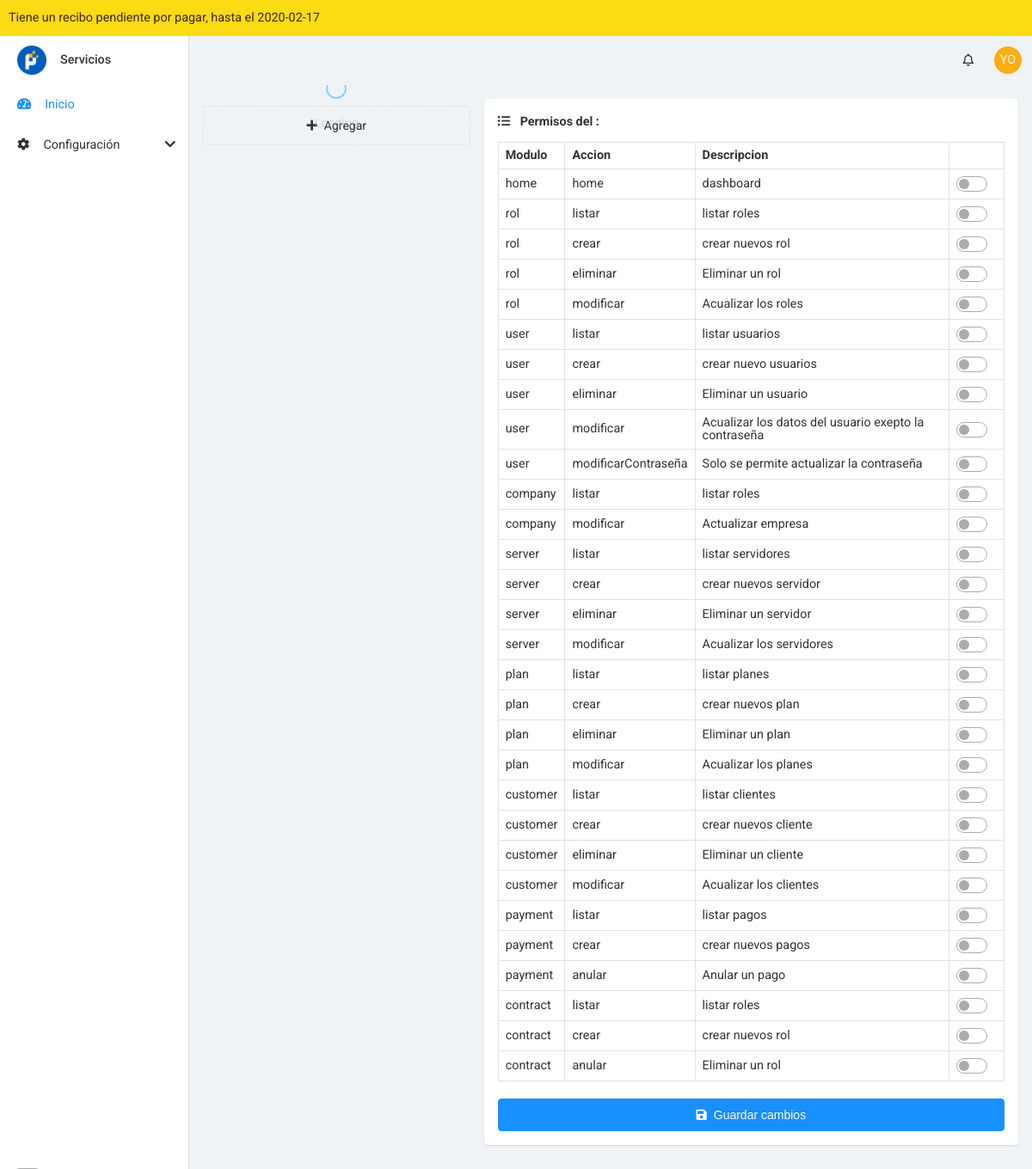
The app's page /admin/appAuthorization (signed in) with its own data.
### tables this page shows
CREATE TABLE app_authorizations(
    app_authorization_id INT AUTO_INCREMENT NOT NULL,
    module VARCHAR(64) NOT NULL,
    action VARCHAR(64) DEFAULT '',
    description VARCHAR(64) DEFAULT '',
    state TINYINT DEFAULT 1,
    CONSTRAINT pk_app_authorizations PRIMARY KEY (app_authorization_id)
);

### src/Controllers/Helpers/Common.php (called while the page is built, shortened)
<?php
function requireToVar($file, $parameter)
{
    require($file);
    return ob_get_clean();
}
function menuIsAuthorized($menuName)
{
    $menu = json_decode(isset($_COOKIE['admin_menu']) ? $_COOKIE['admin_menu'] : '[]', true);
    if (gettype($menuName) === 'string') {
        $index = array_search($menuName, array_column($menu, 'module'));
        return is_numeric($index);
    } elseif (gettype($menuName) === 'array') {
        $valid = false;
        foreach ($menuName as $row) {
            $index = array_search($row, array_column($menu, 'module'));
            if (is_numeric($index)) {
                $valid = true;
            }
        }
        return $valid;
    } else {
        return false;
    }
}

### src/Controllers/admin/AppAuthorizationController.php (called while the page is built, shortened)
<?php
class AppAuthorizationController extends  Controller
{
    protected $appAuthorizationModel;
    protected $userRoleModel;
    public function __construct(PDO $connection)
    {
        $this->appAuthorizationModel = new AppAuthorization($connection);
        $this->userRoleModel = new UserRole($connection);
    }
    public function home()
    {
        try {
            $appAuthorization = $this->appAuthorizationModel->getAll();
            $userRole = $this->userRoleModel->getAll();
            $this->render('admin/appAuthorization.view.php', [
                'appAuthorization' => $appAuthorization,
                'userRole' => $userRole
            ], 'layouts/admin.layout.php');
        } catch (Exception $e) {
            $this->render('500.view.php', [
                'message' => $e->getMessage(),
            ], 'layouts/admin.layout.php');
        }
    }
}

### src/route.php (called while the page is built, shortened)
<?php
class Router
{
    private $method;
    private $param;
    private function matchRoute()
    {
        $url = explode('/', URL);
        if(preg_match('/^\/admin/', URL)){
            if(isset($_SESSION[SESS_KEY]) && isset($_SESSION[SESS_USER])){
                $this->method = !empty($url[3]) ? $url[3] : 'home';
            }
        } else {
            $this->method = !empty($url[2]) ? $url[2] : 'home';
            $this->controller = !empty($url[1]) ? $url[1] : 'Page';
        }
    }
    public function run()
    {
        $database = new Database();
        $controller = new $this->controller($database->getConnection());
        $method = $this->method;
        $controller->$method($this->param);
    }
}

### index.php (called while the page is built, shortened)
<?php
$router = new Router();
$router->run();

### src/Core/Model.php (called while the page is built, shortened)
<?php
class Model
{
    protected $table;
    protected $db;
    public function __construct(string $table, string $tableID, PDO $db)
    {
        $this->table = $table;
        $this->db = $db;
    }
    public function getAll()
    {
        try {
            $stmt = $this->db->prepare('SELECT * FROM ' . $this->table);
            if (!$stmt->execute()) {
                throw new Exception($stmt->errorInfo()[2]);
            }
            return $stmt->fetchAll();
        } catch (Exception $e) {
            throw new Exception('Error en metodo : ' . __FUNCTION__ . ' | ' . $e->getMessage());
        }
    }
}

### src/Views/admin/appAuthorization.view.php (the view, shortened to what this page needs)
<div class="SnContentAside UserRole">
    <div class="SnContentAside-left SnMb-5">
        <div
            title="Crear nuevo rol"
            style="border-style: dashed; line-height: 3.2em;"
            class="SnBtn block jsUserRoleOption"
            onclick="userRoleShowModalCreate()">
            <i class="fas fa-plus SnMr-2"></i>Agregar
        </div>
    </div>
    <div class="SnContentAside-right">
        <div class="SnCard">
            <div class="SnCard-body">
                <div class="SnMb-3">
                    <i class="fas fa-list-ul SnMr-2"></i>
                    <strong>Permisos del : </strong>
                </div>
                <div id="userRoleAuthList">
                    <div class="SnTable-wrapper SnMb-5">
                        <table class="SnTable">
                            <thead>
                                <tr>
                                    <th>Modulo</th>
                                    <th>Accion</th>
                                    <th>Descripcion</th>
                                    <th style="width: 50px"></th>
                                </tr>
                            </thead>
                            <tbody>
                                <?php foreach ($parameter['appAuthorization'] ?? [] as $row): ?>
                                    <tr data-id="<?= $row['app_authorization_id'] ?>">
                                        <td><?= $row['module'] ?></td>
                                        <td><?= $row['action'] ?></td>
                                        <td><?= $row['description'] ?></td>
                                        <td>
                                            <div class="SnSwitch" style="height: 18px">
                                            </div>
                                        </td>
                                    </tr>
                                <?php endforeach; ?>
                            </tbody>
                        </table>
                    </div>
                    <button class="SnBtn primary hidden lg block jsUserRoleOption" id="userRoleAuthSave" onclick="userRoleSaveAuthorization()" ><i class="fas fa-save SnMr-2"></i>Guardar cambios</button>
                </div>
            </div>
        </div>
    </div>
</div>

### src/Core/Controller.php (shortened to what this page needs)
<?php
class Controller
{
    protected function render(string $path, array $parameter = [], string $template = '', bool $return = false)
    {
        $content = requireToVar(VIEW_PATH . '/' . $path, $parameter);
        if ($return) {
            ob_start();
            require_once(VIEW_PATH . '/' . $template);
            return ob_get_clean();
        } else {
            require_once(VIEW_PATH . '/' . $template);
        }
    }
}

### src/Views/layouts/admin.layout.php (shortened to what this page needs)
<!DOCTYPE html>
<html lang="es">
<head>
    <link rel="stylesheet" href="<?= URL_PATH ?>/assets/css/admin.css">
    <link rel="stylesheet" href="<?= URL_PATH ?>/assets/css/nprogress.css">
    <link rel="stylesheet" href="<?= URL_PATH ?>/assets/css/fontawesome.css">
    <link rel="stylesheet" href="<?= URL_PATH ?>/assets/css/slimselect.css">
</head>
<body>
    <?php
    if (isset($_SESSION[SESS_DATE_OF_DUE])) {
        $dateOfDue = $_SESSION[SESS_DATE_OF_DUE];
        $dateOfDueMin = date("Y-m-d", strtotime($dateOfDue . "- " . $_SESSION[SESS_DATE_OF_DUE_DAY] . " days"));
        $currentDate = new DateTime(date("Y-m-d"));
        $dateContract = new DateTime($dateOfDueMin);
        if ($currentDate > $dateContract) {
            echo '<div style="padding:10px !important; color: var(--snWarningInverse); background-color: var(--snWarning)">Tiene un recibo pendiente por pagar, hasta el ' . $dateOfDue . '</div>';
        }
    }
    ?>
    <div class="AdminLayout" id="AdminLayout">
        <div class="AdminLayout-header">
            <header class="Header">
                <div class="Header-right">
                    <ul class="HeaderMenu">
                        <li>
                            <a href="#" class="Header-action">
                                <i class="far fa-bell"></i>
                            </a>
                        </li>
                        <li>
                            <div class="HeaderMenu-profile Header-action">
                                <div class="SnAvatar">
                                    <?php if ($_SESSION[SESS_USER]['avatar'] !== '') : ?>
                                        <img class="SnAvatar-img" src="<?= URL_PATH ?><?= $_SESSION[SESS_USER]['avatar'] ?>" alt="avatar">
                                    <?php else : ?>
                                        <div class="SnAvatar-text"><?= substr($_SESSION[SESS_USER]['user_name'], 0, 2); ?></div>
                                    <?php endif; ?>
                                </div>
                            </div>
                        </li>
                    </ul>
                </div>
            </header>
        </div>
        <div class="AdminLayout-aside">
            <div id="AsideMenu-wrapper" class="AsideMenu-wrapper">
                <div class="AsideMenu-container">
                    <div class="AsideHeader">
                        <div class="Branding">
                            <a href="<?= URL_PATH ?>" class="Branding-link">
                                <img src="<?= URL_PATH ?>/assets/images/icon/144.png" alt="Logo" class="Branding-img">
                                <span class="Branding-name"><?= APP_NAME ?></span>
                            </a>
                        </div>
                    </div>
                    <ul class="AsideMenu" id="AsideMenu">
                        <?php if (menuIsAuthorized('home')) : ?>
                            <li>
                                <a href="<?= URL_PATH ?>/admin"><i class="fas fa-tachometer-alt AsideMenu-icon"></i><span>Inicio</span> </a>
                            </li>
                        <?php endif; ?>
                        <?php if (menuIsAuthorized(['company', 'user', 'rol'])) : ?>
                            <li>
                                <a href="#"><i class="fas fa-cog AsideMenu-icon"></i><span>Configuración</span></a>
                            </li>
                        <?php endif; ?>
                    </ul>
                </div>
            </div>
        </div>
        <div class="AdminLayout-main">
            <?php echo $content ?>
        </div>
    </div>
</body>
</html>

### assets/css/slimselect.css (style rules this page uses)
:root { --gap: 1rem }

### records on screen
app_authorizations: module "home", action "home", description "dashboard"
app_authorizations: module "rol", action "listar", description "listar roles"
app_authorizations: module "rol", action "crear", description "crear nuevos rol"
app_authorizations: module "rol", action "eliminar", description "Eliminar un rol"
app_authorizations: module "rol", action "modificar", description "Acualizar los roles"
app_authorizations: module "user", action "listar", description "listar usuarios"
app_authorizations: module "user", action "crear", description "crear nuevo usuarios"
app_authorizations: module "user", action "eliminar", description "Eliminar un usuario"
app_authorizations: module "user", action "modificar", description "Acualizar los datos del usuario exepto la contraseña"
app_authorizations: module "user", action "modificarContraseña", description "Solo se permite actualizar la contraseña"
app_authorizations: module "company", action "listar", description "listar roles"
app_authorizations: module "company", action "modificar", description "Actualizar empresa"
app_authorizations: module "server", action "listar", description "listar servidores"
app_authorizations: module "server", action "crear", description "crear nuevos servidor"
app_authorizations: module "server", action "eliminar", description "Eliminar un servidor"
app_authorizations: module "server", action "modificar", description "Acualizar los servidores"
app_authorizations: module "plan", action "listar", description "listar planes"
app_authorizations: module "plan", action "crear", description "crear nuevos plan"
app_authorizations: module "plan", action "eliminar", description "Eliminar un plan"
app_authorizations: module "plan", action "modificar", description "Acualizar los planes"
app_authorizations: module "customer", action "listar", description "listar clientes"
app_authorizations: module "customer", action "crear", description "crear nuevos cliente"
app_authorizations: module "customer", action "eliminar", description "Eliminar un cliente"
app_authorizations: module "customer", action "modificar", description "Acualizar los clientes"
app_authorizations: module "payment", action "listar", description "listar pagos"
app_authorizations: module "payment", action "crear", description "crear nuevos pagos"
app_authorizations: module "payment", action "anular", description "Anular un pago"
app_authorizations: module "contract", action "listar", description "listar roles"
app_authorizations: module "contract", action "crear", description "crear nuevos rol"
app_authorizations: module "contract", action "anular", description "Eliminar un rol"

### other values on screen
$dateOfDue "2020-02-17"
substr($_SESSION[SESS_USER]['user_name'], 0, 2) "YO"
APP_NAME "Servicios"
